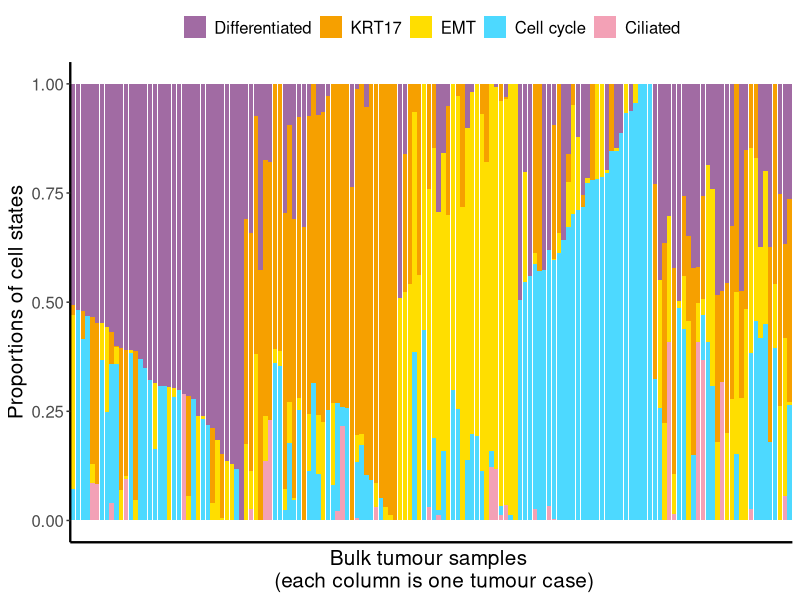
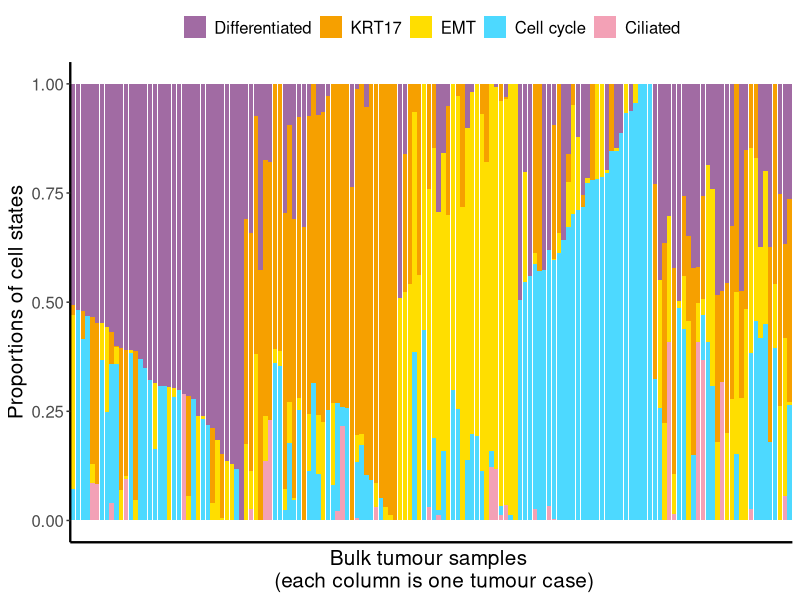

The R script that drew these images, in order: (Note: this script raises an error after producing the figures.)
## ----setup, include=FALSE, cache=FALSE--------------------------------------------------------------------------------------------------------------------------------------------------------
library(survival)
library(viridis)
library(ggplot2)
library(pheatmap)


## ----read data--------------------------------------------------------------------------------------------------------------------------------------------------------------------------------
## signature matrix
sig_matrix_new <-  read.csv('../data/TableS7_selected_signature_matrix_52genes20190204.csv', as.is = T, row.names = 1)
sig_matrix_new <- as.matrix(sig_matrix_new)

## clincial data
clic_dt <- read.csv('../data/clinical_data.csv', as.is = T) 
colnames(clic_dt) <- gsub(pattern = '[.]', replacement = '_', x = colnames(clic_dt))
nanostring_fit <- read.csv(file = '../data/cibersort_HHcohort150_output.csv', row.names = 1)
colnames(nanostring_fit)[c(1,2,4,5)] <- c('Differentiated','KRT17','Cell_cycle','Ciliated')
clic_dt <- cbind(clic_dt, nanostring_fit[match(clic_dt$Anonymised_code, rownames(nanostring_fit)),])

## Nanostring data
counts <- read.csv('../data/HH001-150_NormalizedData_cleaned.csv', as.is = T, row.names = 1)
rownames(counts)[7] <- 'MLF1IP'
colnames(counts) <- gsub(pattern = 'HH', replacement = 'HH-', x = colnames(counts))
colnames(counts) <- gsub(pattern = '[.]', replacement = '', x = colnames(counts))


## ----read-clinical dat------------------------------------------------------------------------------------------------------------------------------------------------------------------------
clic_filtered <- read.csv('../data/clinical_data_filtered.csv', as.is = TRUE)


## ----stacked-barplot, fig.height=3, fig.width=10----------------------------------------------------------------------------------------------------------------------------------------------
svr_fit_oxo <- clic_dt[,c('Differentiated','KRT17','EMT','Cell_cycle','Ciliated')]
svr_fit_new_diff <- svr_fit_oxo[svr_fit_oxo[,1] > 0.5,]
svr_fit_new_diff <- svr_fit_new_diff[order(svr_fit_new_diff[,1], decreasing = F),]
svr_fit_new_krt <- svr_fit_oxo[svr_fit_oxo[,2] > 0.5,]
svr_fit_new_krt <- svr_fit_new_krt[order(svr_fit_new_krt[,2], decreasing = F),]
svr_fit_new_emt <- svr_fit_oxo[svr_fit_oxo[,3] > 0.5,]
svr_fit_new_emt <- svr_fit_new_emt[order(svr_fit_new_emt[,3], decreasing = F),]
svr_fit_new_cc <- svr_fit_oxo[svr_fit_oxo[,4] > 0.5,]
svr_fit_new_cc <- svr_fit_new_cc[order(svr_fit_new_cc[,4], decreasing = F),]

svr_fit_new_others <- svr_fit_oxo[!rownames(svr_fit_oxo) %in% c(rownames(svr_fit_new_diff),rownames(svr_fit_new_krt),
                                                                rownames(svr_fit_new_emt),rownames(svr_fit_new_cc)),]

plot.data <- data.frame(sample = rep(rownames(svr_fit_oxo), 5),
                        state = rep(c('Differentiated','KRT17','EMT','Cell cycle','Ciliated'), 
                                    each = nrow(svr_fit_oxo)),
                        score = c(svr_fit_oxo[,1],
                                  svr_fit_oxo[,2],
                                  svr_fit_oxo[,3],
                                  svr_fit_oxo[,4],
                                  svr_fit_oxo[,5]))
plot.data$sample <- factor(plot.data$sample, levels = c(rownames(svr_fit_new_diff),rownames(svr_fit_new_krt),
                                                        rownames(svr_fit_new_emt),rownames(svr_fit_new_cc),
                                                        rownames(svr_fit_new_others)))
plot.data$state <- factor(plot.data$state, levels = c('Differentiated','KRT17','EMT','Cell cycle','Ciliated'))
# differentiated #A16BA3
# F6A000 KRT7
# FFDE00 EMT
# CC #4DD9FF
#F3A1B6 Ciliated


ggplot(plot.data) + geom_bar(aes(y = score, x = sample, fill = state),
                             stat='identity') + theme_classic() + 
    scale_fill_manual(values = c('#A16BA3','#F6A000','#FFDE00','#4DD9FF','#F3A1B6'), 
                      breaks = c('Differentiated','KRT17','EMT','Cell cycle','Ciliated'), 
                      labels = c('Differentiated','KRT17','EMT','Cell cycle','Ciliated')) +
    xlab('Bulk tumour samples \n (each column is one tumour case)') + ylab('Proportions of cell states') +
    theme(axis.ticks.x  = element_blank(), axis.text.x = element_blank(),
          axis.text.y = element_text(size = 12),
          axis.title = element_text(size= 15),
          legend.text = element_text(size = 12),
          legend.title  = element_blank(),
          axis.line = element_line(size = 0.8),
          legend.position = 'top') 
ggsave('../results/fig1d.pdf', height = 3, width = 10)


## ----heatmap----------------------------------------------------------------------------------------------------------------------------------------------------------------------------------
df_plot <- counts
df_plot <- df_plot[rownames(sig_matrix_new), levels(plot.data$sample)]
df_plot <- t ( scale(t(df_plot + .5), center = T, scale = T))
df_plot[df_plot >= 5 ] <- 5
df_plot[df_plot <  -2 ] <- -2

pheatmap(df_plot,color = inferno(50),
         filename = '../results/fig1c.pdf',
                   show_colnames = FALSE,
                   scale = 'none', cluster_cols = F, 
                   cluster_rows = F)

## ---------------------------------------------------------------------------------------------------------------------------------------------------------------------------------------------

res_tb <- data.frame(Variate = c('EMT','Stage','Grade','Residual_disease'),
                     n            = NA,
                     Hazard_ratio = NA,
                     p            = NA,
                     CI_low       = NA,
                     CI_high      = NA)

surv_fit <- coxph(Surv(OS_time_new, OS_event_new)~EMT, data = as.data.frame(clic_filtered))
i <- 1
res_tb$n[i] <- surv_fit$n
res_tb$Hazard_ratio[i] <- summary(surv_fit)$coefficients[,2]
res_tb$p[i] <- summary(surv_fit)$coefficients[,5]
res_tb$CI_low[i] <- summary(surv_fit)$conf.int[,3]
res_tb$CI_high[i] <- summary(surv_fit)$conf.int[,4]

## ---------------------------------------------------------------------------------------------------------------------------------------------------------------------------------------------
surv_fit <- coxph(Surv(OS_time_new, OS_event_new)~Summary_stage, data=as.data.frame(clic_filtered))
i <- 2
res_tb$n[i] <- surv_fit$n
res_tb$Hazard_ratio[i] <- summary(surv_fit)$coefficients[,2]
res_tb$p[i] <- summary(surv_fit)$coefficients[,5]
res_tb$CI_low[i] <- summary(surv_fit)$conf.int[,3]
res_tb$CI_high[i] <- summary(surv_fit)$conf.int[,4]

## ---------------------------------------------------------------------------------------------------------------------------------------------------------------------------------------------
surv_fit <- coxph(Surv(OS_time_new, OS_event_new)~Summary_grade, data=as.data.frame(clic_filtered))
i <- 3
res_tb$n[i] <- surv_fit$n
res_tb$Hazard_ratio[i] <- summary(surv_fit)$coefficients[,2]
res_tb$p[i] <- summary(surv_fit)$coefficients[,5]
res_tb$CI_low[i] <- summary(surv_fit)$conf.int[,3]
res_tb$CI_high[i] <- summary(surv_fit)$conf.int[,4]


## ---------------------------------------------------------------------------------------------------------------------------------------------------------------------------------------------
surv_fit <- coxph(Surv(OS_time_new, OS_event_new)~Residual_disease, data=as.data.frame(clic_filtered))
i <- 4
res_tb$n[i] <- surv_fit$n
res_tb$Hazard_ratio[i] <- summary(surv_fit)$coefficients[,2]
res_tb$p[i] <- summary(surv_fit)$coefficients[,5]
res_tb$CI_low[i] <- summary(surv_fit)$conf.int[,3]
res_tb$CI_high[i] <- summary(surv_fit)$conf.int[,4]

write.csv(res_tb, '../results/table2_part1.csv', row.names = F)


## ----multivariate-OS--------------------------------------------------------------------------------------------------------------------------------------------------------------------------
surv_fit <- coxph(Surv(OS_time_new, OS_event_new)~EMT + Summary_stage + Summary_grade + Residual_disease, data = as.data.frame(clic_filtered))


## ----multivariate-res-table-------------------------------------------------------------------------------------------------------------------------------------------------------------------
res_tb <- data.frame(Variate = c('EMT','Stage','Grade','Residual_disease'),
                     Hazard_ratio = round(summary(surv_fit)$coefficients[,2],digits = 3),
                     p            = round(summary(surv_fit)$coefficients[,5],digits = 3),
                     CI_low       = round(summary(surv_fit)$conf.int[,3]    ,digits = 3),
                     CI_high      = round(summary(surv_fit)$conf.int[,4]    ,digits = 3) )

write.csv(res_tb, '../results/table2_part2.csv', row.names = F)


## ----PFS - multivariate analysis--------------------------------------------------------------------------------------------------------------------------------------------------------------
surv_fit <- coxph(Surv(PFS_time, PFS_event)~EMT+Summary_stage+Summary_grade+Residual_disease,
                  data=as.data.frame(clic_filtered))


## ----multivariate-res-table-PFS---------------------------------------------------------------------------------------------------------------------------------------------------------------
res_tb <- data.frame(Variate = c('EMT','Stage','Grade','Residual_disease'),
                     Hazard_ratio = round(summary(surv_fit)$coefficients[,2],digits = 3),
                     p            = round(summary(surv_fit)$coefficients[,5],digits = 3),
                     CI_low       = round(summary(surv_fit)$conf.int[,3]    ,digits = 3),
                     CI_high      = round(summary(surv_fit)$conf.int[,4]    ,digits = 3) )

write.csv(res_tb, '../results/tableS1.csv', row.names = F)

